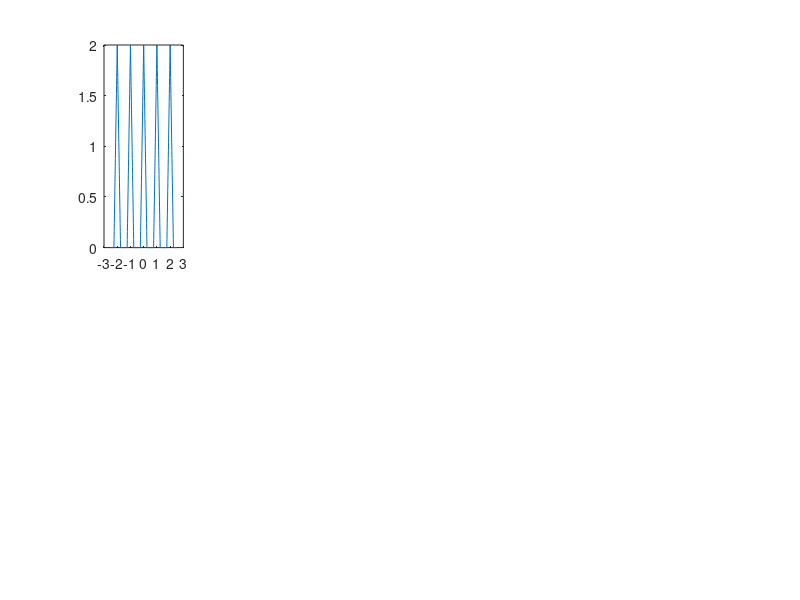

MATLAB code to generate this figure: (Note: this script raises an error after producing the figure.)
T = 1;
interval = -T/4:0.01:T/4; 
A2 = 2;
N_values = [0, 1, 2, 5, 10, 50, 100, 500, 1000];

t=-2.5:0.01:2.5;
f_true=zeros(size(t));

for i=1:length(t)
    tp=t(i);
    period = floor((tp + T/4) / T);
    t_adjusted = tp - period * T;
    if t_adjusted >= -T/4 && t_adjusted <= T/4
        f_true(i) = A2 * (1-(4*abs(t_adjusted)/T));
    else
        f_true(i) = 0;
    end
end

subplot(2, 5, 1);
plot(t, f_true);

%h=A2 * (1-(4*abs(interval)/T));
%subplot(2, 5, 2);
%plot(interval, h);

for i=1:length(N_values)
    f = faprox3(A2, T, N_values(i), t);
    subplot(2, 5, i+1)
    plot(t, f)
    title(["N=", N_values(i)])
end







